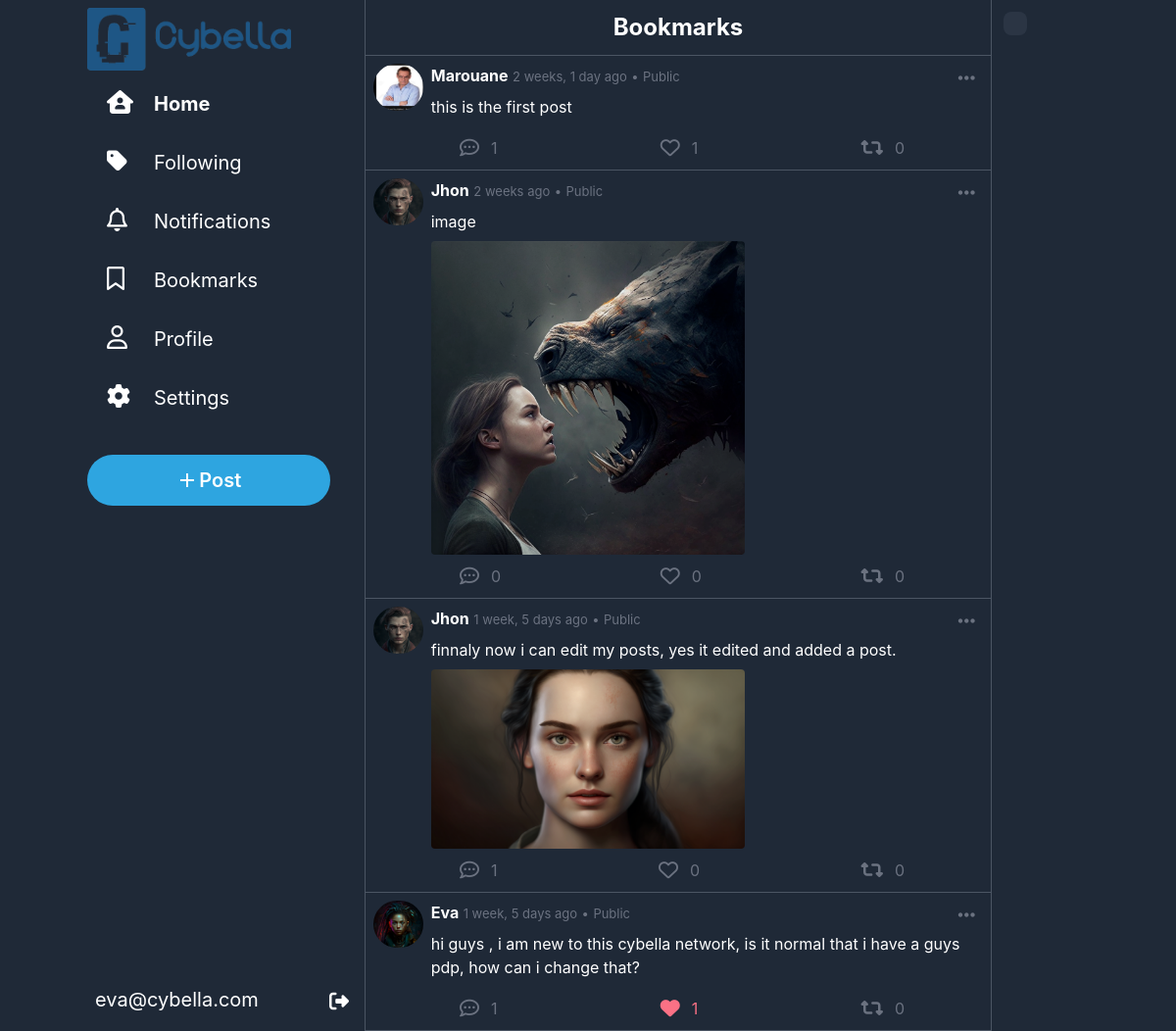
The app's page /bookmark (signed in), older data.
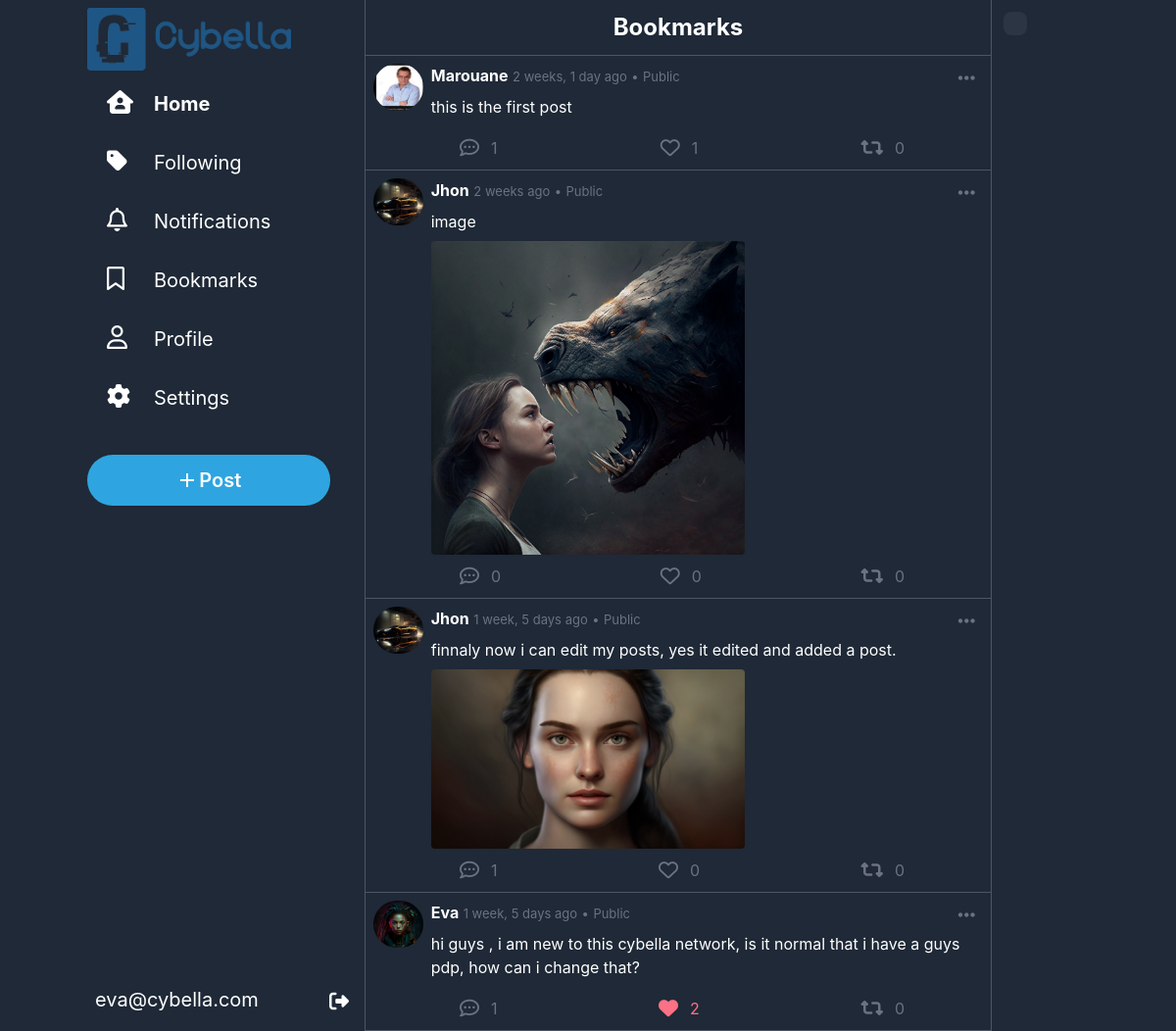
The same page, newer data.
### network/models.py (models this page shows, shortened)
class User(AbstractUser):
    picture = models.ImageField(upload_to="network/images/profile_pictures", blank=True, null=True, default="network/images/profile_pictures/default.png")
    followers = models.ManyToManyField("self", symmetrical=False, blank=True, related_name="following")
    bookmarks = models.ManyToManyField("Post", blank=True, related_name="bookmarked_by")
    bio = models.TextField(blank=True)
    def __str__(self):
        return f"{self.username}"

class Post(models.Model):
    user = models.ForeignKey(User, on_delete=models.CASCADE, related_name="posts")
    content = models.CharField(max_length=500)
    timestamp = models.DateTimeField(auto_now_add=True)
    likes = models.ManyToManyField(User, blank=True, related_name="liked_posts")
    images = models.ImageField(upload_to="network/images/posts", blank=True, null=True)
    repost = models.ForeignKey("self", on_delete=models.CASCADE, blank=True, null=True, related_name="reposts")
    parent_post = models.ForeignKey("self", on_delete=models.CASCADE, blank=True, null=True, related_name="comments")
    def is_reposted(self, user):
        return self.reposts.filter(user=user).exists()
    def is_a_repost(self):
        return self.repost is not None and self.user != self.repost.user

### network/views.py (the view)
# urls.py: path("bookmark",views.view_bookmarks, name="bookmark"),
def view_bookmarks(request):
    bookmarks = request.user.bookmarks.all()
    return render(request, "network/bookmark.html", {
        "posts": bookmarks
    })

### network/templatetags/custom_filters.py (called while the page is built)
@register.filter
def is_reposted_by_user(post, user):
    return post.is_reposted(user)

@register.filter
def is_repost(post):
    return post.is_a_repost()

### network/templates/network/bookmark.html (shortened to what this page needs)
{% extends "network/layout.html" %}
{% load static %}
{% load custom_filters %}
{% block body %}
    <div class=" w-full text-center  backdrop-blur-md backdrop-filter h-18 bg-gray-800 sticky p-3 text-2xl text-white font-bold border-b border-gray-600">
        Bookmarks
    </div>
    {%for post in posts%}
        <div id="post{{post.id}}" class="w-full mx-auto bg-gray-800 pb-1 p-2 text-white border-b border-gray-600 hover:cursor-pointer hover:bg-slate-800">
            <div onclick="window.location.href='{% url 'post' post_id=post.id %}'" class="flex ">
                <a href="{% url 'profile' username=post.user %}" class="w-14 h-12 rounded-full mr-2"><img class="w-14 h-12 rounded-full mr-2" src="{{post.user.picture.url}}" alt="user Avatar"></a>
                <div class="w-full">
                    <div class="flex justify-between">
                        <div>
                            <span class="font-bold"><a href="{% url 'profile' username=post.user %}">{{post.user|title}}</a></span>
                            <span class="text-gray-500 text-[13px]">{{post.timestamp|timesince}} ago</span>
                            <span class="text-gray-500 text-[13px]">•</span>
                            <span class="text-gray-500 text-[13px]">Public</span>
                        </div>
                        <div onclick="event.stopPropagation(); showOptions(this)"  class="relative hover:cursor-pointer rounded-full hover:bg-blue-600 hover:bg-opacity-20 px-2 py-1">
                            <i class="fa-solid fa-ellipsis-h text-xl text-gray-500  hover:text-blue-400"></i>
                        </div>
                    </div>
                    <div class="text-md w-full pl-0 pt-0 p-2  ">{{post.content}}</div>
                    {% if post.images %}
                        <div id="images-container" class="">
                            <img class="max-w-xs max-h-xs rounded" src="{{post.images.url}}" alt="post image">
                        </div>
                    {%endif%}
                </div>
            </div>
            <div class="flex justify-between mt-1 mx-20 text-gray-500">
                <div onclick="openCommentBox('{{post.user|title}}','{{post.timestamp|timesince}}','{{post.content}}','{{post.user.picture.url}}','{{post.id}}')" class="flex hover:text-blue-400 hover:cursor-pointer"><i class="fa-regular fa-comment-dots text-xl rounded-full hover:bg-blue-400 hover:bg-opacity-20 p-2 "></i><span class="mt-1.5 ml-1">{{post.comments.all.count}}</span></div>
                {% if user not in post.likes.all%}
                    <div id="like" onclick="like(this,{{post.id}})" class="flex hover:text-rose-400 hover:cursor-pointer"><i class="fa-regular fa-heart text-xl rounded-full hover:bg-rose-400 hover:bg-opacity-20 p-2"></i><span class="mt-1.5 ml-1">{{post.likes.count}}</span></div>
                {%else%}
                    <div id="like" onclick="like(this,{{post.id}})" class="flex hover:text-rose-400 hover:cursor-pointer text-rose-400"><i class="fa-solid fa-heart text-xl rounded-full hover:bg-rose-400 hover:bg-opacity-20 p-2"></i><span class="mt-1.5 ml-1">{{post.likes.count}}</span></div>
                {%endif%}
                {% if not user.is_authenticated or not post|is_reposted_by_user:user%}
                    <div id="repost" onclick="repost(this,{{post.id}})" class="flex hover:text-emerald-500 hover:cursor-pointer"><i class="fa-solid fa-retweet text-xl rounded-full hover:bg-emerald-500 hover:bg-opacity-20 p-2"></i><span class="mt-1.5 ml-1">{{post.reposts.count}}</span></div>
                {%else%}
                    <div id="repost" onclick="repost(this,{{post.id}})" class="flex text-emerald-500 hover:text-emerald-500 hover:cursor-pointer"><i class="fa-solid fa-retweet text-xl rounded-full hover:bg-emerald-500 hover:bg-opacity-20 p-2"></i><span class="mt-1.5 ml-1">{{post.reposts.count}}</span></div>
                {%endif%}
            </div>
        </div>
    {%endfor%}
{% endblock %}

### network/templates/network/layout.html (shortened to what this page needs)
{% load static %}
{% load static tailwind_tags %}
<!DOCTYPE html>
<html lang="en">
    <head>
        {% tailwind_css %}
        <link rel ="stylesheet" href="{% static 'network/css/styles.css' %}">
    </head>
    <body class="overflow-hidden w-screen h-screen flex flex-row">
        <nav class=" container  max-w-[31%] flex flex-col p-2  flex-grow bg-gray-800 h-screen items-end fixed">
            <div class="sidebar flex flex-col text-xl font-normal text-white w-[275px] h-full justify-between">
                <div class="w-full">
                    <div id="logo" class="">
                        <div class="">
                            <img src="{% static 'network/Images/C_logo.png' %}" alt="logo" class="w-18 h-16">
                        </div>
                    </div>
                    <a class="flex py-1 text-center sidebar-link my-2" href="{%url "index"%}"><div class=" p-2 px-5 justify-center"><i class="fa-solid fa-house-user text-2xl mr-8 w-4"></i><span class="font-bold">Home</span></div></a>
                    <a class="flex py-1 text-center sidebar-link my-2" href="{%url "following"%}"><div class="p-2 px-5 justify-center"><i class="fa-solid fa-tag text-2xl mr-8 w-4 "></i><span>Following</span></div></a>
                    <a class="flex py-1 text-center sidebar-link my-2" href="#"><div class="p-2 px-5 justify-center"><i class="fa-regular fa-bell text-2xl mr-8 w-4"></i><span>Notifications</span></div></a>
                    <a class="flex py-1 text-center sidebar-link my-2" href="{%url "bookmark"%}"><div class="p-2 px-5 justify-center"><i class="fa-regular fa-bookmark text-2xl mr-8 w-4"></i><span>Bookmarks</span></div></a>
                    {% if user.is_authenticated%}
                        <a class="flex py-1 text-center sidebar-link my-2" href="{% url 'profile' username=user.username %}"><div class="p-2 px-5 justify-center"><i class="fa-regular fa-user text-2xl mr-8 w-4"></i><span>Profile</span></div></a>
                    {% endif %}
                    <a class="flex py-1 text-center sidebar-link my-2" href="#"><div class="p-2 px-5 justify-center"><i class="fa-solid fa-cog text-2xl mr-8 w-4"></i><span>Settings</span></div></a>
                    <button onclick="document.querySelector('#reply_area').focus();" class="tweet mt-6 w-[90%] p-3">
                        <span><svg xmlns="http://www.w3.org/2000/svg" viewBox="0 0 24 24" width="24" height="24"><path fill="none" d="M0 0h24v24H0z"></path><path fill="currentColor" d="M11 11V5h2v6h6v2h-6v6h-2v-6H5v-2z"></path></svg> Post</span>
                    </button>
                </div>
                <div>
                    {% if user.is_authenticated %}
                        <a class="p-2 text-center logout flex justify-between" href="{% url 'logout' %}"><span>{{user.email}}</span><div class="pt-0.5"><i class="fa-solid fa-right-from-bracket text-xl"></i></div></a>
                    {% else %}
                        <a class="p-2 text-center logout flex justify-between" href="{% url 'login' %}"><span>Log In/Register</span><div class="pt-0.5"><i class="fa-solid fa-right-to-bracket text-2xl"></i></div></a>
                    {% endif %}
                </div>
            </div>
        </nav>
        <div class="body h-screen flex flex-row w-[69%] ml-[31%] ">
            <div class="bg-gray-800  relative border-x border-gray-600  w-[500px] overflow-y-scroll flex-grow">
                {% block body %}
                {% endblock %}
            </div>
            <div class=" bg-gray-800 relative overflow-y-scroll p-3 flex-grow">
                <div id="news" class="rounded-lg w-fit p-3 bg-gray-700 bg-opacity-50 hidden lg:block ">
                </div>
            </div>
        </div>
    </body>
</html>

### network/static/network/css/styles.css (style rules this page uses)
* { font-family:"TwitterChirp",-apple-system,BlinkMacSystemFont,"Segoe UI",Roboto,Helvetica,Arial,sans-serif; }
.tweet { background-color: #2ea5e0; border-radius: 9999px; transition: all ease-in-out 0.2s; }
.tweet span { display: flex; justify-content: center; align-items: center; color: #fff; font-weight: 600; }

Row changes from the older to the newer data that the page shows:
changed through a linked row, Post "image": user.picture: picture added in place of a placeholder
changed through a linked row, Post "finnaly now i can edit my posts, yes it edited and added a post.": user.picture: picture added in place of a placeholder
computed for Post "Eva": likes.count "1" → "2"
